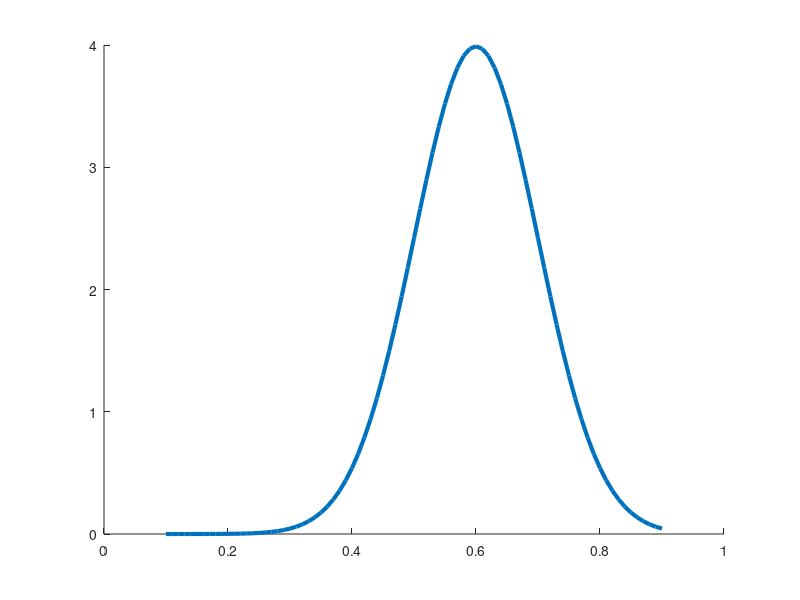

MATLAB code to generate this figure: (Note: this script raises an error after producing the figure.)
function plot_example_uncert()
rng(123)
fig = gcf;
hold on;
xposvol=[0.6 0.4];
noise = 0.1;

x = [0.1:0.01:0.9];
y1 = normpdf(x,xposvol(1),noise);
y2 = normpdf(x,xposvol(2),noise);
c1 = [211 211 211]/255;
c2 = [128 128 128]/255;

l1 = line(x,y1,'lineWidth',3); hold on;
l1.Color = c1; %brown
l2 = line(x,y2,'lineWidth',3);
l2.Color = c2; %pink
ylim([-4 4.5]);

%create Gaussian distribution (mean 0, SD 0.025) and draw from this
%distribution
Npoint = 60;
gaussian_noise = normrnd(0,2*noise,Npoint,1);

point_pos = reshape(repmat(xposvol,Npoint/2,1),[1 Npoint]);
point_pos = point_pos + gaussian_noise';
p1 = plot(point_pos(1:(Npoint/2)),-1.1:(1/(Npoint/2-1)):-0.1,'.');
p1.Color = c1;
p1.MarkerSize = 11;
p2 = plot(point_pos((Npoint/2+1):Npoint),-2.6:(1/(Npoint/2-1)):-1.6,'.');
p2.Color = c2;
p2.MarkerSize = 11;


%add affect ratings
y_ = repmat(-3,10);
x_ = 0.095:(0.81/(length(y_)-1)):0.905;
plot(x_,y_,'k-','lineWidth',3);

%ticks
line([0.105 0.105],[-3 -3.2],'lineWidth',3,'Color','k'); hold on;
line([0.5 0.5],[-3 -3.2],'lineWidth',3,'Color','k'); hold on;
line([0.895 0.895],[-3 -3.2],'lineWidth',3,'Color','k'); hold on;

axis off

end
